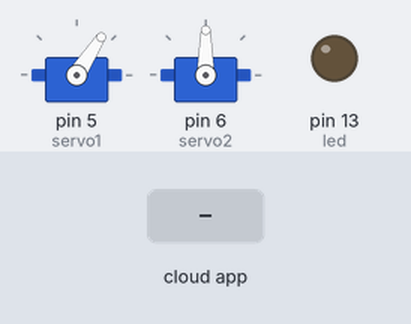
This sketch was run on a simulated Arduino Uno, built with avr-gcc and run on an emulated ATmega328P. Parts: 2 × servo, output pins drawn as LEDs (lit = HIGH). The inputs (shaded band) are chosen by the test bench. The ROS host is connected and sends only what is stated.

Above: at 1.2 s.
1.3 s: the phone or cloud app sets z_cdn to -100
At 2.5 s:
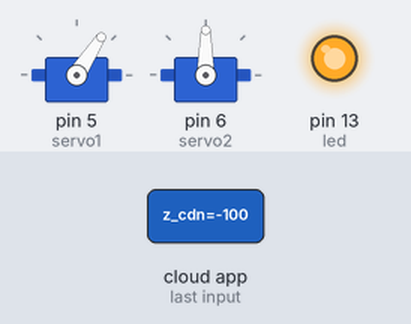
2.8 s: the phone or cloud app sets z_cdn to 0
At 3.2 s:
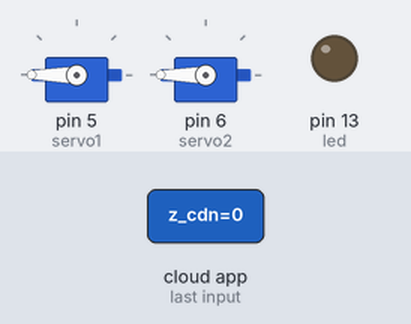
4.3 s: the phone or cloud app sets z_cdn to 0
At 5.1 s:
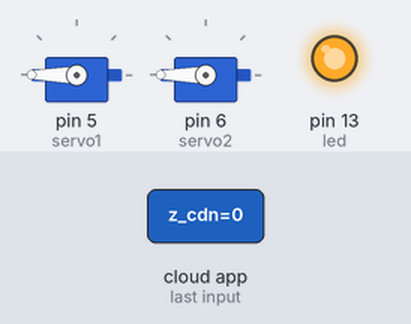
5.8 s: the phone or cloud app sets z_cdn to 100
At 7.0 s:
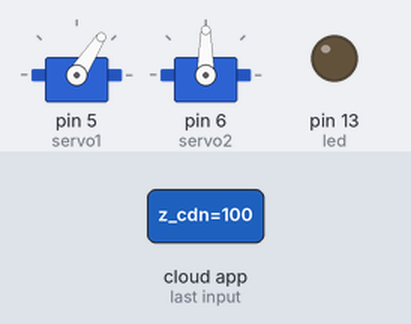
Timing chart, 0 to 8.3 s (numbered marks = the images above; inputs shaded):
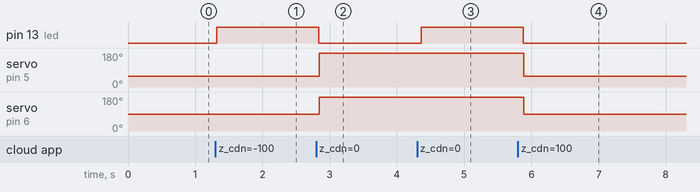

Measured:
- after the input at 1.3 s, pin 13 (led): LOW → HIGH at once
- after the input at 2.8 s, pin 13 (led): HIGH → LOW at once; servo on pin 5 (servo1): 57° → 180° at once; servo on pin 6 (servo2): 90° → 180° at once
- after the input at 4.3 s, pin 13 (led): LOW → HIGH after 0.06 s
- after the input at 5.8 s, pin 13 (led): HIGH → LOW after 0.08 s; servo on pin 5 (servo1): 180° → 57° after 0.08 s; servo on pin 6 (servo2): 180° → 90° after 0.08 s

The sketch:

dpro1.ino
```cpp
#include "Arduino.h"
#include <Servo.h>
#include <ros.h>
#include <std_msgs/Float64.h>

ros::NodeHandle nh;

Servo servo1;
Servo servo2;


float thd0=0,thd1=0,thd2=0;
float phi,ld,l;
float L0=20,L1=80,L2=100;//ロボットアームの諸元
int th0=45,th1=45;//サーボのセット状態(このプログラムをスタートした時ロボットアームが真直ぐ立つようにセットする。)
float y=-16;
float z=6;

void servo_cb(const std_msgs::Float64& cmd_msg){

  //  x=(cmd_msg.data)*1100;
    z=(cmd_msg.data)*100;
    y=-20;
    //digitalWrite(13, HIGH-digitalRead(13));
    digitalWrite(13, HIGH-digitalRead(13));  //toggle led


}

ros::Subscriber<std_msgs::Float64> sub("z_cdn", servo_cb);

void setup(){

    pinMode(13, OUTPUT);

    nh.initNode();
    nh.subscribe(sub);

    servo1.attach( 5 );
    servo2.attach( 6 );

    set_servo();
}

void loop(){
  // Serial.begin(9600);

    nh.spinOnce();
    ik();
    set_servo();

  //  Serial.println(th0);

    delay(100);

}
void ik(){
  int thb0,thb1;//rad

  thb1=acos((z*z+y*y-L1*L1-L2*L2)/(2*L1*L2));
  thb0=acos(z/((L1+L2*cos(thb1))*(L1+L2*cos(thb1))+sin(thb1)*sin(thb1)))+atan2(sin(thb1),(L1+L2*cos(thb1)));

  th1=((thb1+3.14/2)*180)/3.14;

  th0=((thb0)*180)/3.14;
}
void set_servo(){
    servo1.write(th0);
    servo2.write(th1);

}
```
